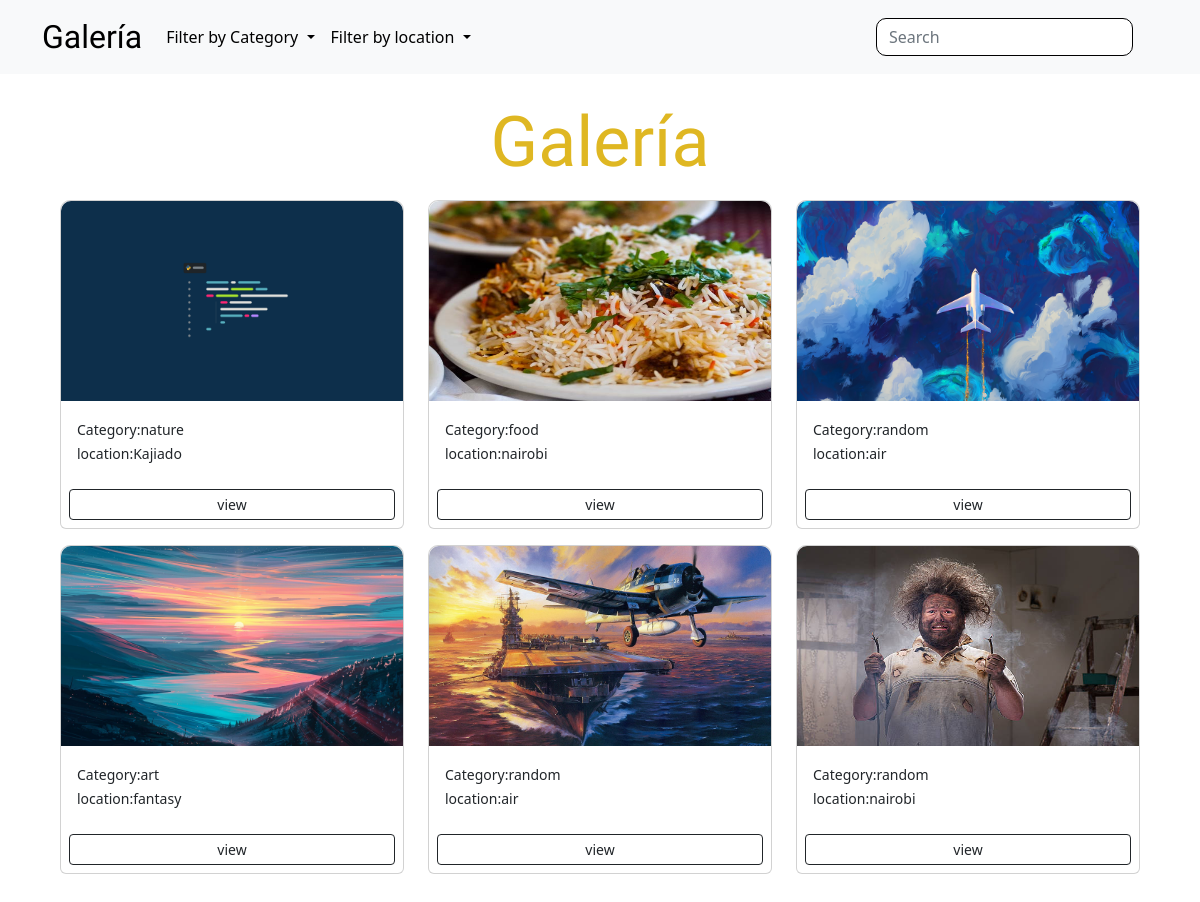
The app's page /, older data.
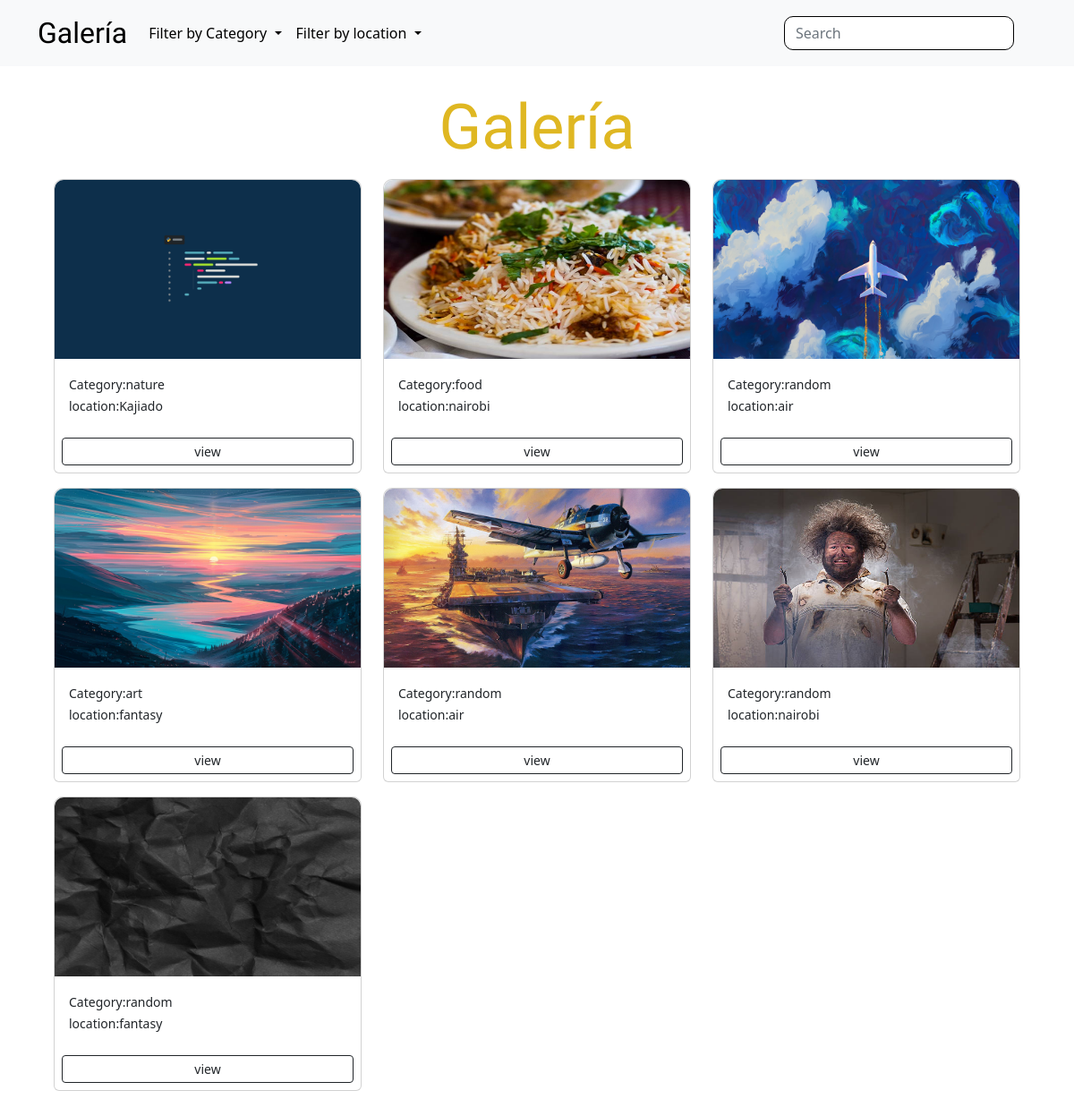
The same page, newer data.
### gallery/models.py (models this page shows, shortened)
class Image(models.Model):
    image = models.ImageField(upload_to= 'media/', default='')
    name = models.CharField(max_length=20)
    description = models.CharField(max_length=255, null=False, blank=False)
    category = models.ForeignKey(Category, on_delete=models.SET_NULL, null=True)
    location =  models.ForeignKey(Location, on_delete=models.SET_NULL , null=True)
    @classmethod
    def get_images(cls):
        images = cls.objects.all()
        return images

class Category(models.Model):
    name = models.CharField(max_length=100, null=False, blank=False)

class Location(models.Model):
    name = models.CharField(max_length=100, null=False, blank=False)

### gallery/views.py (the view)
# urls.py: path('',views.gallery, name='gallery'),
def gallery(request):
    category = request.GET.get('category')
    if category == None:
        images = Image.get_images()
    else:
        images = Image.objects.filter(category__name=category)
        print(images)
    categories = Category.objects.all()
    locations = Location.objects.all()
    return render(request, 'gallery/gallery.html',{'images':images, 'categories':categories, 'category':category, locations:locations})

### gallery/templates/gallery/gallery.html (shortened to what this page needs)
{% extends 'gallery/base.html' %} {% block content %}
<div class="con-wrapper-fluid">
  <div class="title">
    <h1 style="text-align: center">Galería</h1>
  </div>
  <div class="container">
    <div class="row">
      {% for image in images %}
      <div class="col-s-6 col-md-4">
        <div class="card my-2">
          <img
            src="{{ image.image.url }}"
            class="image-thumbnail"
            alt="Card image cap"
          />
          <div class="card-body">
            <small>Category:{{image.category.name}}</small>
            <br />
            <small> location:{{image.location.name}}</small>
          </div>
          <a
            href="{% url 'photo' image.id %}"
            class="btn btn-outline-dark btn-sm m-2"
            >view</a
          >
        </div>
      </div>
      {% endfor %}
    </div>
  </div>
</div>
{% endblock %}

Row changes from the older to the newer data that the page shows:
added Image: image (picture), category.name "random", location.name "fantasy"
